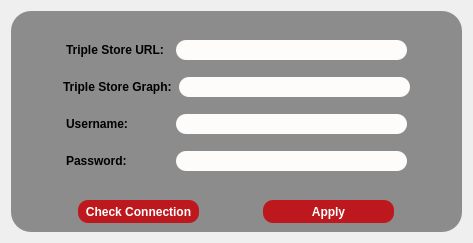
<?xml version="1.0" encoding="UTF-8"?>
<ui version="4.0">
 <class>UploadRDFDialog</class>
 <widget class="QDialog" name="UploadRDFDialog">
  <property name="geometry">
   <rect>
    <x>0</x>
    <y>0</y>
    <width>469</width>
    <height>243</height>
   </rect>
  </property>
  <property name="windowTitle">
   <string>Dialog</string>
  </property>
  <property name="styleSheet">
   <string notr="true">QObject#UploadRDFDialog{
	color: rgb(255, 255, 255);
}
</string>
  </property>
  <layout class="QGridLayout" name="gridLayout_3">
   <item row="0" column="0">
    <widget class="QFrame" name="frame">
     <property name="minimumSize">
      <size>
       <width>451</width>
       <height>173</height>
      </size>
     </property>
     <property name="styleSheet">
      <string notr="true">QObject#frame{
	background-color: rgb(140, 140, 140);
	
Border-radius:20px;}




</string>
     </property>
     <property name="frameShape">
      <enum>QFrame::StyledPanel</enum>
     </property>
     <property name="frameShadow">
      <enum>QFrame::Raised</enum>
     </property>
     <layout class="QGridLayout" name="gridLayout_2">
      <item row="0" column="0">
       <widget class="QWidget" name="widget" native="true">
        <layout class="QGridLayout" name="gridLayout">
         <item row="0" column="0">
          <layout class="QHBoxLayout" name="horizontalLayout_4">
           <item>
            <widget class="QLabel" name="tripleStoreURL">
             <property name="minimumSize">
              <size>
               <width>101</width>
               <height>16</height>
              </size>
             </property>
             <property name="maximumSize">
              <size>
               <width>101</width>
               <height>16</height>
              </size>
             </property>
             <property name="font">
              <font>
               <pointsize>9</pointsize>
               <weight>75</weight>
               <bold>true</bold>
              </font>
             </property>
             <property name="styleSheet">
              <string notr="true">color:rgb(0, 0, 0);</string>
             </property>
             <property name="text">
              <string>Triple Store URL:</string>
             </property>
            </widget>
           </item>
           <item>
            <widget class="QLineEdit" name="tripleStoreURLEdit">
             <property name="minimumSize">
              <size>
               <width>231</width>
               <height>20</height>
              </size>
             </property>
             <property name="maximumSize">
              <size>
               <width>231</width>
               <height>20</height>
              </size>
             </property>
             <property name="styleSheet">
              <string notr="true">background-color: rgb(253, 252, 250);

border-radius:10px;

border-color:rgb(45, 45, 45);</string>
             </property>
            </widget>
           </item>
          </layout>
         </item>
         <item row="1" column="0">
          <layout class="QHBoxLayout" name="horizontalLayout_3">
           <item>
            <widget class="QLabel" name="tripleStoreGraph">
             <property name="minimumSize">
              <size>
               <width>110</width>
               <height>16</height>
              </size>
             </property>
             <property name="maximumSize">
              <size>
               <width>110</width>
               <height>16</height>
              </size>
             </property>
             <property name="font">
              <font>
               <weight>75</weight>
               <bold>true</bold>
              </font>
             </property>
             <property name="styleSheet">
              <string notr="true">color:rgb(0, 0, 0);</string>
             </property>
             <property name="text">
              <string>Triple Store Graph:</string>
             </property>
            </widget>
           </item>
           <item>
            <widget class="QLineEdit" name="tripleStoreGraphEdit">
             <property name="minimumSize">
              <size>
               <width>231</width>
               <height>20</height>
              </size>
             </property>
             <property name="maximumSize">
              <size>
               <width>231</width>
               <height>20</height>
              </size>
             </property>
             <property name="styleSheet">
              <string notr="true">background-color: rgb(253, 252, 250);

border-radius:10px;

border-color:rgb(45, 45, 45);</string>
             </property>
            </widget>
           </item>
          </layout>
         </item>
         <item row="2" column="0">
          <layout class="QHBoxLayout" name="horizontalLayout_2">
           <item>
            <widget class="QLabel" name="username">
             <property name="minimumSize">
              <size>
               <width>101</width>
               <height>16</height>
              </size>
             </property>
             <property name="maximumSize">
              <size>
               <width>101</width>
               <height>16</height>
              </size>
             </property>
             <property name="font">
              <font>
               <pointsize>9</pointsize>
               <weight>75</weight>
               <bold>true</bold>
              </font>
             </property>
             <property name="styleSheet">
              <string notr="true">color:rgb(0, 0, 0);</string>
             </property>
             <property name="text">
              <string>Username:</string>
             </property>
            </widget>
           </item>
           <item>
            <widget class="QLineEdit" name="usernameEdit">
             <property name="minimumSize">
              <size>
               <width>231</width>
               <height>20</height>
              </size>
             </property>
             <property name="maximumSize">
              <size>
               <width>231</width>
               <height>20</height>
              </size>
             </property>
             <property name="styleSheet">
              <string notr="true">background-color: rgb(253, 252, 250);

border-radius:10px;

border-color:rgb(45, 45, 45);</string>
             </property>
            </widget>
           </item>
          </layout>
         </item>
         <item row="3" column="0">
          <layout class="QHBoxLayout" name="horizontalLayout">
           <item>
            <widget class="QLabel" name="password">
             <property name="minimumSize">
              <size>
               <width>101</width>
               <height>16</height>
              </size>
             </property>
             <property name="maximumSize">
              <size>
               <width>101</width>
               <height>16</height>
              </size>
             </property>
             <property name="font">
              <font>
               <pointsize>9</pointsize>
               <weight>75</weight>
               <bold>true</bold>
              </font>
             </property>
             <property name="styleSheet">
              <string notr="true">color:rgb(0, 0, 0);</string>
             </property>
             <property name="text">
              <string>Password:</string>
             </property>
            </widget>
           </item>
           <item>
            <widget class="QLineEdit" name="passwordEdit">
             <property name="minimumSize">
              <size>
               <width>231</width>
               <height>20</height>
              </size>
             </property>
             <property name="maximumSize">
              <size>
               <width>231</width>
               <height>20</height>
              </size>
             </property>
             <property name="styleSheet">
              <string notr="true">background-color: rgb(253, 252, 250);

border-radius:10px;

border-color:rgb(45, 45, 45);</string>
             </property>
            </widget>
           </item>
          </layout>
         </item>
        </layout>
       </widget>
      </item>
      <item row="1" column="0">
       <layout class="QHBoxLayout" name="horizontalLayout_5">
        <item>
         <widget class="QPushButton" name="checkConnectionButton">
          <property name="minimumSize">
           <size>
            <width>121</width>
            <height>23</height>
           </size>
          </property>
          <property name="maximumSize">
           <size>
            <width>121</width>
            <height>23</height>
           </size>
          </property>
          <property name="font">
           <font>
            <pointsize>9</pointsize>
            <weight>75</weight>
            <bold>true</bold>
           </font>
          </property>
          <property name="cursor">
           <cursorShape>PointingHandCursor</cursorShape>
          </property>
          <property name="styleSheet">
           <string notr="true">background-color:rgb(189, 24, 29);
border-radius:10px;
color: rgb(255, 255, 255);
</string>
          </property>
          <property name="text">
           <string>Check Connection</string>
          </property>
         </widget>
        </item>
        <item>
         <widget class="QPushButton" name="applyButton">
          <property name="minimumSize">
           <size>
            <width>131</width>
            <height>23</height>
           </size>
          </property>
          <property name="maximumSize">
           <size>
            <width>131</width>
            <height>23</height>
           </size>
          </property>
          <property name="font">
           <font>
            <pointsize>9</pointsize>
            <weight>75</weight>
            <bold>true</bold>
           </font>
          </property>
          <property name="cursor">
           <cursorShape>PointingHandCursor</cursorShape>
          </property>
          <property name="styleSheet">
           <string notr="true">background-color:rgb(189, 24, 29);
border-radius:10px;
color: rgb(255, 255, 255);
</string>
          </property>
          <property name="text">
           <string>Apply</string>
          </property>
         </widget>
        </item>
       </layout>
      </item>
     </layout>
    </widget>
   </item>
  </layout>
 </widget>
 <resources/>
 <connections/>
</ui>
